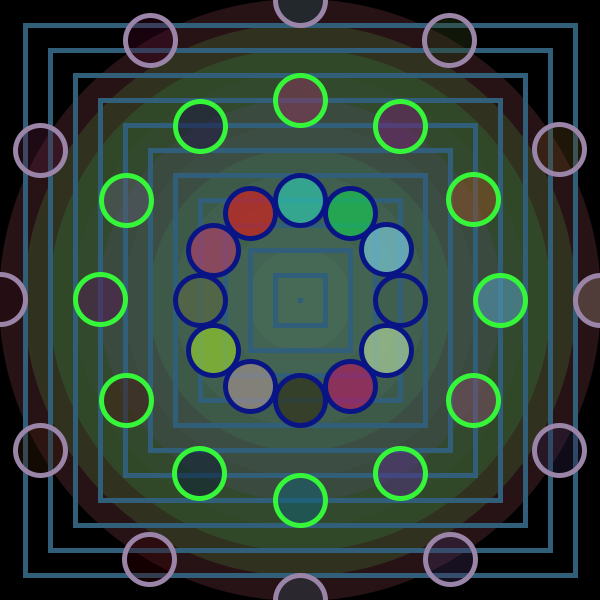
Frame 1 (no input)
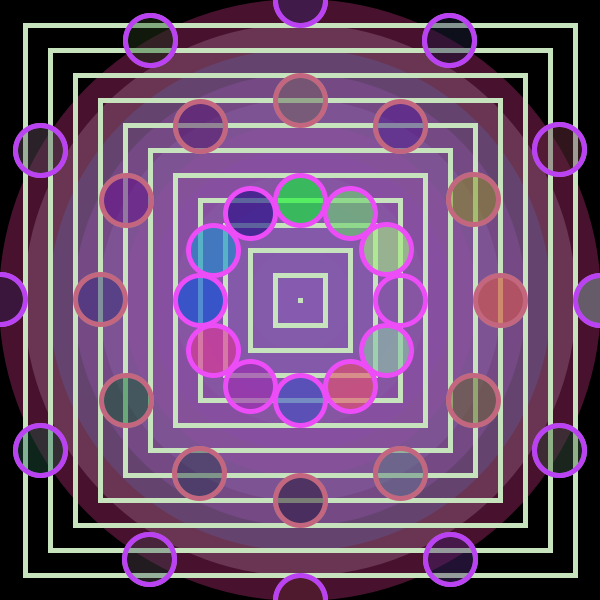
Frame 2 (the mouse pressed at the canvas centre, redrawn once)

The Processing sketch that drew these frames (run headless with seeded random() and noise(); the mouse was pressed at the canvas centre and the sketch redrawn once):

// Processing sketch: processing_71964
// ── processing_71964.pde

void setup() {

  size(600, 600);
  background(0);
  smooth();
  colorMode(RGB);
  noLoop();
}
void draw() {

  createBackground(); 
  createSquares();
  createRings(255, 150, 100);
  createRings(155, 120, 200);
  createRings(95, 90, 300);
}
// functions 

void createBackground() {
  noStroke();
  for (int i=2; i<650; i+=50) {
    ellipse(width/2, height/2, i, i);
    fill(random(225), random(245), random(235), 50);
  }
}

void createSquares() {
  stroke(random(254), random(255), random(253));
  strokeWeight(5);
  for (int s=0; s<600; s+=50) {
    rectMode(CENTER);
    rect(300, 300, s, s);
    fill(0, 0, 0, 0);
  }
}

void createRings(float a, float b, float c) {

  stroke(random(255), random(255), random(255));
  for (int t= 0; t <360;t+=30) {

  float x =  c * cos(radians(t));
  float y =  c * sin(radians(t));

    ellipse((width/2)+x, (height/2)+y, 50, 50);
    fill(random(a), random(a), random(a), b);
  }
}
